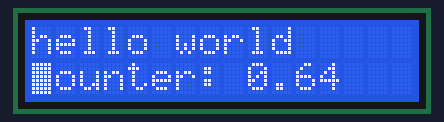
Bench run of a sketch on a simulated Arduino Uno, built with avr-gcc and run on an emulated ATmega328P. Shown: 16×2 character LCD.

Above: at 0.21 s.
At 5.07 s:
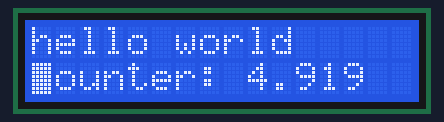
At 9.93 s:
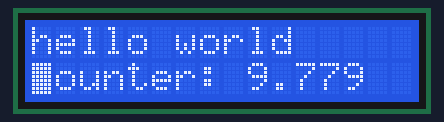
At 19.93 s:
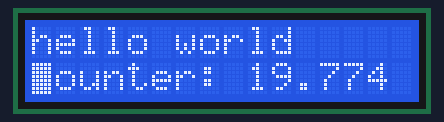
At 29.62 s:
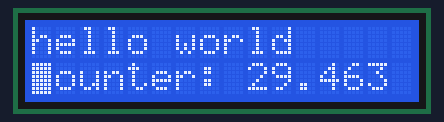
At 39.64 s:
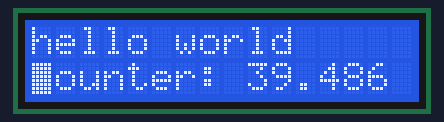

The sketch:

LCD.ino
```cpp
#include<LiquidCrystal.h>

LiquidCrystal lcd ( 12, 11, 5, 4, 3, 2);


void setup() {
  // put your setup code here, to run once:
  lcd.begin(16, 2);
  lcd.print("hello world");
}

void loop() {
  // put your main code here, to run repeatedly:

  lcd.setCursor(0,1);
  lcd.blink();
  lcd.print("Counter: ");
  lcd.print(millis()/1000);
  lcd.print(".");
  lcd.print(millis() % 1000);
    lcd.setCursor(0,1);
  lcd.blink();
  delay(5);
}
```
